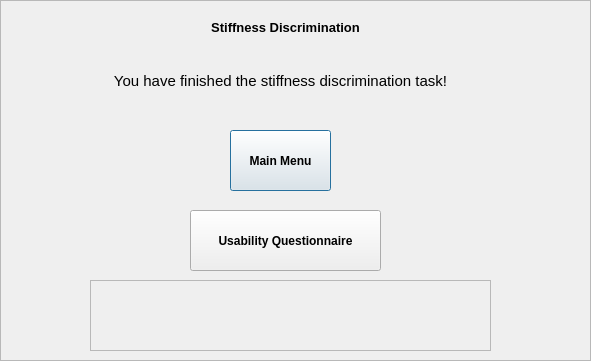
<?xml version="1.0" encoding="UTF-8"?>
<ui version="4.0">
 <class>endstiffness</class>
 <widget class="QDialog" name="endstiffness">
  <property name="geometry">
   <rect>
    <x>0</x>
    <y>0</y>
    <width>591</width>
    <height>361</height>
   </rect>
  </property>
  <property name="windowTitle">
   <string>Dialog</string>
  </property>
  <widget class="QFrame" name="frame">
   <property name="geometry">
    <rect>
     <x>0</x>
     <y>0</y>
     <width>591</width>
     <height>361</height>
    </rect>
   </property>
   <property name="frameShape">
    <enum>QFrame::StyledPanel</enum>
   </property>
   <property name="frameShadow">
    <enum>QFrame::Raised</enum>
   </property>
   <widget class="QFrame" name="frame_2">
    <property name="geometry">
     <rect>
      <x>90</x>
      <y>280</y>
      <width>401</width>
      <height>71</height>
     </rect>
    </property>
    <property name="frameShape">
     <enum>QFrame::StyledPanel</enum>
    </property>
    <property name="frameShadow">
     <enum>QFrame::Raised</enum>
    </property>
   </widget>
   <widget class="QPushButton" name="MenuButton">
    <property name="geometry">
     <rect>
      <x>230</x>
      <y>130</y>
      <width>101</width>
      <height>61</height>
     </rect>
    </property>
    <property name="font">
     <font>
      <bold>true</bold>
     </font>
    </property>
    <property name="text">
     <string>Main Menu</string>
    </property>
   </widget>
   <widget class="QPushButton" name="Usability_QuestionnaireButton">
    <property name="geometry">
     <rect>
      <x>190</x>
      <y>210</y>
      <width>191</width>
      <height>61</height>
     </rect>
    </property>
    <property name="font">
     <font>
      <pointsize>9</pointsize>
      <bold>true</bold>
      <stylestrategy>PreferDefault</stylestrategy>
     </font>
    </property>
    <property name="cursor">
     <cursorShape>ArrowCursor</cursorShape>
    </property>
    <property name="toolTip">
     <string>&lt;html&gt;&lt;head/&gt;&lt;body&gt;&lt;p align=&quot;center&quot;&gt;&lt;br/&gt;&lt;/p&gt;&lt;/body&gt;&lt;/html&gt;</string>
    </property>
    <property name="layoutDirection">
     <enum>Qt::LeftToRight</enum>
    </property>
    <property name="text">
     <string>Usability Questionnaire</string>
    </property>
    <property name="default">
     <bool>false</bool>
    </property>
    <property name="flat">
     <bool>false</bool>
    </property>
   </widget>
   <widget class="QLabel" name="label">
    <property name="geometry">
     <rect>
      <x>70</x>
      <y>60</y>
      <width>421</width>
      <height>41</height>
     </rect>
    </property>
    <property name="font">
     <font>
      <pointsize>11</pointsize>
     </font>
    </property>
    <property name="text">
     <string>You have finished the stiffness discrimination task!</string>
    </property>
    <property name="alignment">
     <set>Qt::AlignCenter</set>
    </property>
    <property name="wordWrap">
     <bool>true</bool>
    </property>
   </widget>
   <widget class="QLabel" name="label_2">
    <property name="geometry">
     <rect>
      <x>180</x>
      <y>20</y>
      <width>211</width>
      <height>41</height>
     </rect>
    </property>
    <property name="font">
     <font>
      <pointsize>10</pointsize>
      <bold>true</bold>
     </font>
    </property>
    <property name="text">
     <string>Stiffness Discrimination</string>
    </property>
    <property name="alignment">
     <set>Qt::AlignHCenter|Qt::AlignTop</set>
    </property>
    <property name="wordWrap">
     <bool>false</bool>
    </property>
    <property name="margin">
     <number>2</number>
    </property>
   </widget>
  </widget>
 </widget>
 <resources/>
 <connections/>
</ui>
